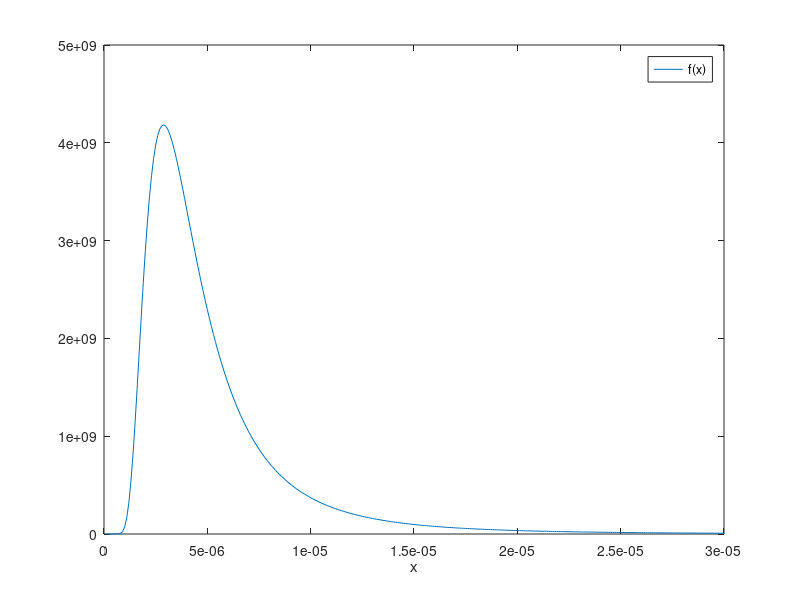

MATLAB code for this plot:
% L2BBLS
% 1. Black body Radiation. Graph of f(x) =dL/d?, and x =?
% 2. Integration over the wavelength range from 3*10^-6 to 3*10^-5 meters to obtain the
% Radiance.
% 3. Multiplication with area times solid angle to obtain the Radiant energy.

% 1. Black body Radiation. Graph of dL/d????
% Constants for wavelength dependence
function L2BBLS;
global c1 c2 T;
c2 = 1.43e-2;
c1 = 1.18e-16;
T = 1000;

x=(3e-5:-0.01e-5:1e-7); % x in meters
% Planck's Law depending on wavelength

figure(1);
plot(x,f(x));
axis([0 3e-5 0 5e9]);                  % PLOTS LIMITS                    
xlabel('x');
legend('f(x)');

R = quad(@f,3e-6,3e-5)
% Radiance  R = 1.316e4

% 3. Multiplication with area times solid angle to obtain the Radiant energy.
% Area A, Solid angle SA

A = 0.1;
SA = 4;

RR = A*SA*R  
% RR = 5.263e3 Watts

% RR has the same value as the corresponding value when integrating over frequency.


function Out = f(x) 
global c1 c2 T;
Out = c1./((x.^5).*(exp(c2./(x*T))-1));
